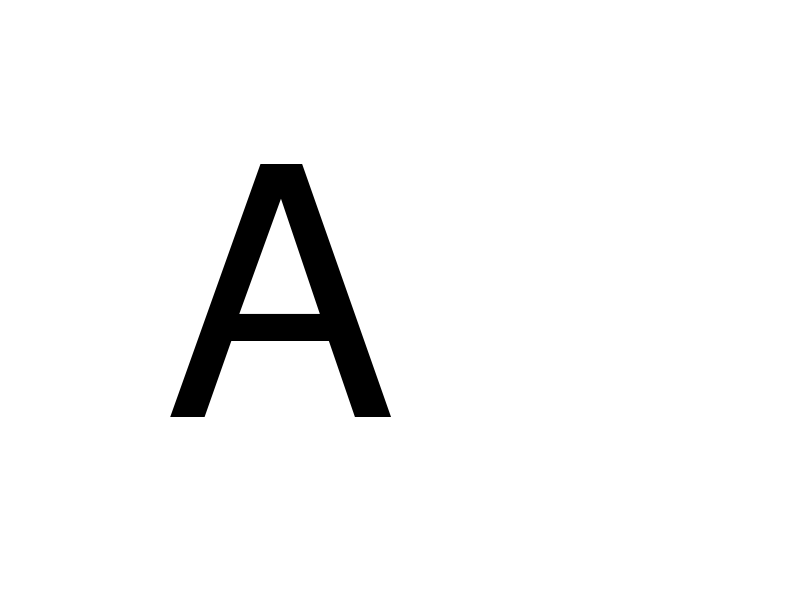

The MATLAB source for this figure: (Note: this script raises an error after producing the figure.)
function pins = shape_letter(letter,wid,pins_per_mm)
% pins = shape_letter(letter,wid,pins_per_mm)

if nargin<3
    pins_per_mm = 10;
end

if nargin<2 || isempty(wid)
    wid = 5;
end

if nargin<1 || isempty(letter)
    letter = 'A';
end

assert(ischar(letter));

h = figure('Visible','off');
axis off
text(0.1,0.5,letter(1),'FontSize',250)

A = print2array(h);
close(h)

A = mean(A,3)-255;
[a,b] = size(A);
[x,y] = meshgrid(linspace(-wid/2/a*b,wid/2/a*b,b),linspace(-wid/2,wid/2,a));
[X,Y] = meshgrid(linspace(-wid/2/a*b,wid/2/a*b,wid/a*b*pins_per_mm),linspace(-wid/2,wid/2,wid*pins_per_mm));
A = interp2(x,y,A,X,Y);
%A(A==0) = NaN;
%A = A/max(A(:));
pins = [X(A~=0) Y(A~=0)];
